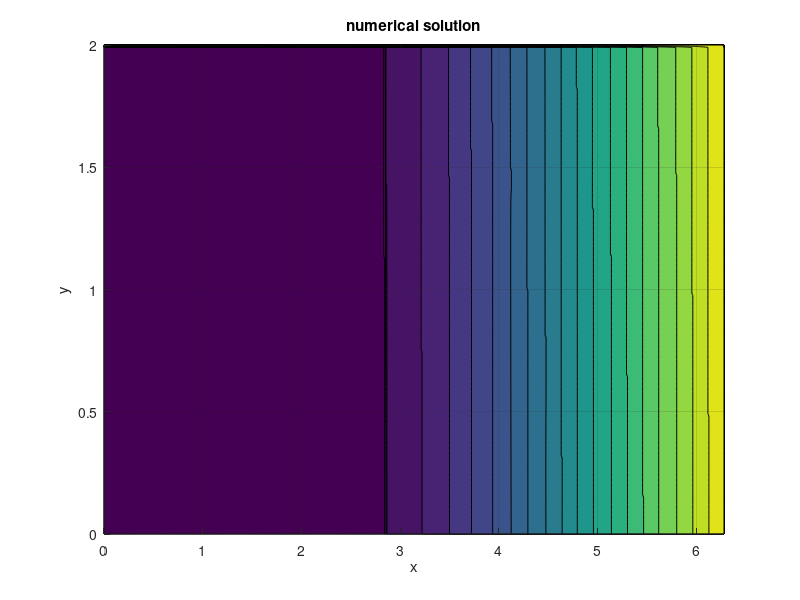

Recreate this plot in MATLAB.
function hw1()
n = 100;
nx = round(2*pi*n);
ny = 2*n;
tx = linspace(0,2*pi,nx);
ty = linspace(0,2,ny);
[x,y] = meshgrid(tx,ty);

f = ((x > pi/2) & (x < 3*pi/2)) .* -cos(x);

f1 = f(1 : ny - 1,1 : nx - 1);
f_aux = f1(:);
h = 2/(nx - 1);
u = zeros(ny,nx);

% Set up the matrix A
I = speye(ny - 1);
Ix = speye(nx - 1);
e = ones(nx-1,1);
T = spdiags([e -4*e e],[-1:1],nx-1,nx-1);
T(1,nx-1) = 1;
T(nx-1,1) = 1;
S = kron(spdiags([e e],[-1 1],ny-1,ny-1),Ix);
l = zeros(ny-1);
l(1,2) = 1;
P = kron(l,Ix);
A = (kron(I,T) + S + P)/h^2;
    
% Solve the linear system
u_aux = A\f_aux;
u(1:ny-1,1:nx-1) = reshape(u_aux,ny-1,nx-1);

% plot the solution
figure(1);
clf; hold on; grid;
ma = max(max(u));
mi = min(min(u));
contourf(x,y,u,linspace(mi,ma,20));
title('numerical solution');
xlabel('x');
ylabel('y');

end
